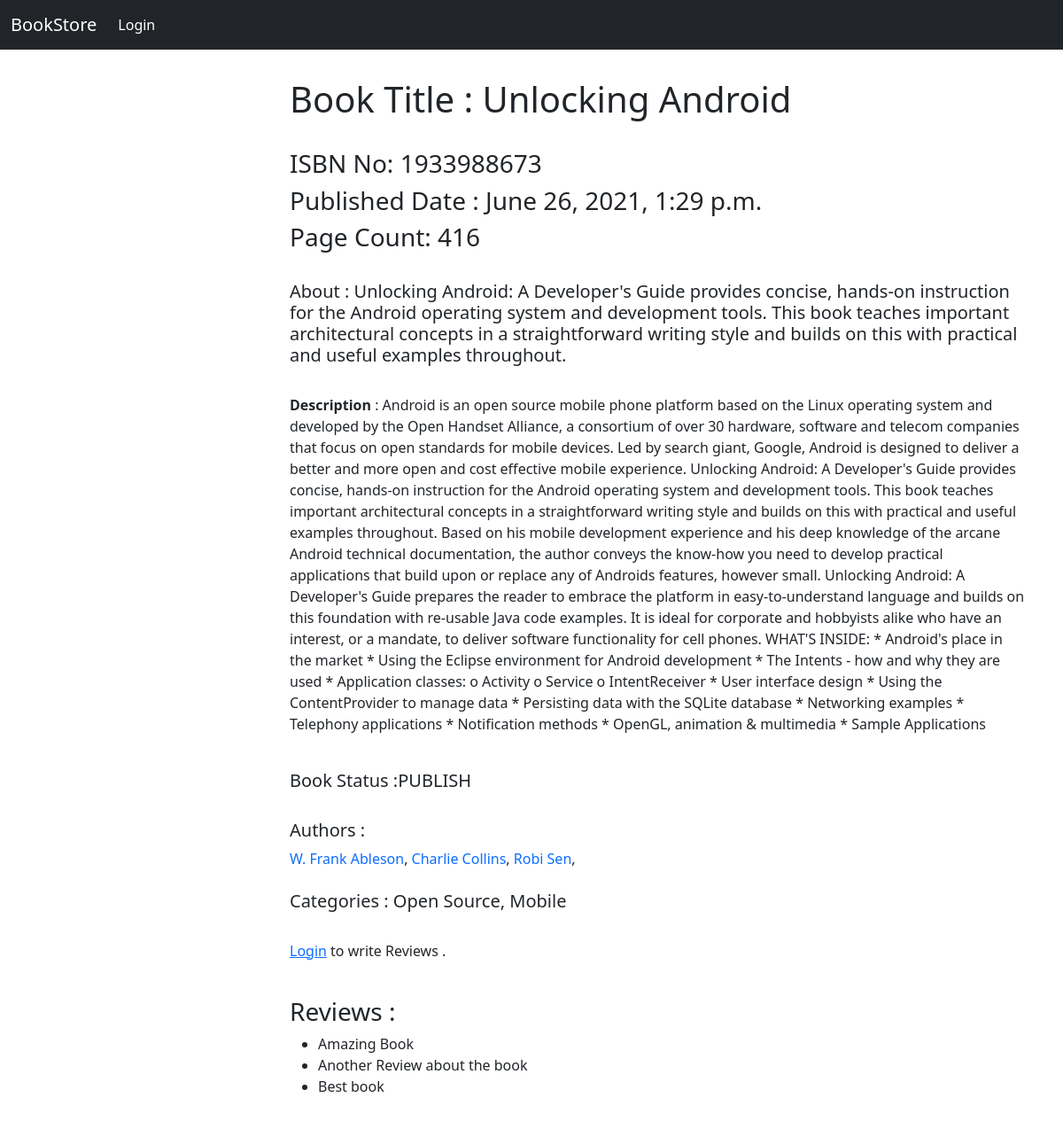
/book/2/, run on the app's committed database.
### books/models.py (models this page shows, shortened)
class Book(models.Model):
    title=models.CharField(max_length=256)
    isbn=models.CharField(max_length=256)
    pageCount=models.IntegerField(default=0)
    publishedDate=models.DateTimeField(auto_now_add=True)
    thumbnailUrl=models.CharField(max_length=256,null=True)
    shortDescription=models.CharField(max_length=512,null=True,blank=True)
    longDescription=models.TextField(null=True)
    status=models.CharField(max_length=256)
    authors=models.ManyToManyField(Author)
    categories=models.CharField(max_length=256)

class Author(models.Model):
    name=models.CharField(max_length=100)
    created_at=models.DateTimeField(auto_now=True)
    def __str__(self):
        return self.name

class Review(models.Model):
    body=models.TextField()
    user= models.ForeignKey(User,on_delete=models.CASCADE,null=True)
    created_at=models.DateTimeField(auto_now=True)
    book=models.ForeignKey(Book,on_delete=models.CASCADE,null=True)

### books/views.py (the view)
# urls.py: path('<int:id>/',views.book_details,name='book_details'),
def book_details(request,id):
    try:
        singleBook=Book.objects.get(pk=id)
        reviews=Review.objects.filter(book=id).order_by('-created_at')
        authors=Author.objects.filter(book=id).all()
    except Book.DoesNotExist:
        raise Http404("Book does not exist")
    context={'book':singleBook,'reviews':reviews,'authors':authors}
    return render(request,'books/book_details.html',context)

### books/templates/books/book_details.html (shortened to what this page needs)
{% extends 'base.html' %}
{% block content %}
    <div class="container my-3 py-3"  >
        <div class="row">
            <div class="col-3 my-4 py-4"><div class="text-center">
            </div>
        </div>
            <div class="col-9">
                <h1>Book Title : {{book.title}}</h3>
                    <br>
                    <h3>ISBN No: {{book.isbn}}</h3>
                    <h3>Published Date : {{book.publishedDate}}</h3>
                    <h3>Page Count: {{book.pageCount}}</h3>
                    <br>
                    <h5>About : {{book.shortDescription}}</h5>
                    <br>
                    <p><strong>Description</strong> : {{book.longDescription}}</p>
                    <br>
                    <h5>Book Status :{{book.status}}</h5>
                    <br>
                    <h5>Authors : </h5>
                    {% for author in authors %}
                   <a class="text-decoration-none" href="{% url 'author' author.name %}">{{author}}</a>,
                    {% endfor %}
                    <br> <br>
                    <h5>Categories : {{book.categories}}</h5>
                    <br>
                    {% if user.is_authenticated %}
                    <form method="POST" action="{% url 'review' book.id %}">
                      {% csrf_token %}
                      <div class="mb-3">
                        <textarea class="form-control" name="review" rows="5" placeholder="Enter your Review here"></textarea>
                      </div>
                      <div class="d-grid gap-2 col-3 mx-auto"">
                        <button type="submit" class="btn btn-dark">Submit</button>
                      </div>
                      {% else %}
                      <p>
                        <a href="{% url 'login' %}?next={{request.path}}">Login</a> to write Reviews .
                      </p>
                      {% endif %}
                    <br>
                    <h3>Reviews : </h3>
                    <ul>
                      {% for review in book.review_set.order_by %}
                      <li>{{review.body}}</li>
                      {% endfor %}
                    </ul>
            </div>
          </div>
        </div>
{% endblock %}

### data on the page
Book: title "Unlocking Android", isbn "1933988673", publishedDate "June 26, 2021, 1:29 p.m.", pageCount "416", shortDescription "Unlocking Android: A Developer's Guide provides concise, hands-on instruction for the Android operating system and development tools. This book teaches important architectural concepts in a straightforward writing style and builds on this with practical and useful examples throughout.", longDescription "Android is an open source mobile phone platform based on the Linux operating system and developed by the Open Handset Alliance, a consortium of over 30 hardware, software and telecom companies that focus on open standards for mobile devices. Led by search giant, Google, Android is designed to deliver a better and more open and cost effective mobile experience. Unlocking Android: A Developer's Guide provides concise, hands-on instruction for the Android operating system and development tools. This book teaches important architectural concepts in a straightforward writing style and builds on this with practical and useful examples throughout. Based on his mobile development experience and his…", status "PUBLISH", categories "Open Source, Mobile"
Author: name "W. Frank Ableson"
Author: name "Charlie Collins"
Author: name "Robi Sen"
Review: body "Amazing Book"
Review: body "Another Review about the book"
Review: body "Best book"
